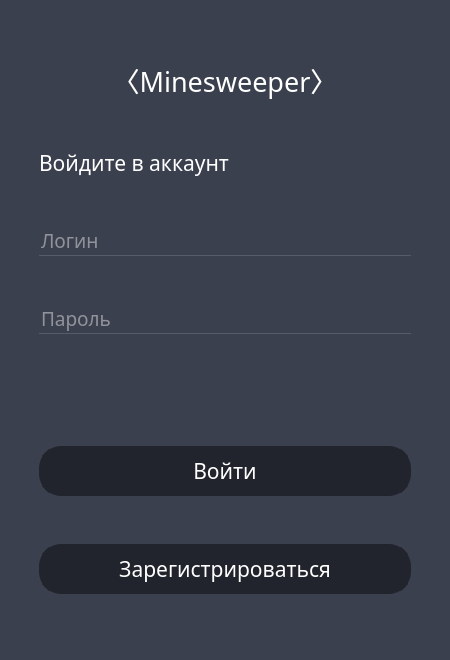
<?xml version="1.0" encoding="UTF-8"?>
<ui version="4.0">
 <class>MainWindow</class>
 <widget class="QMainWindow" name="MainWindow">
  <property name="geometry">
   <rect>
    <x>0</x>
    <y>0</y>
    <width>450</width>
    <height>660</height>
   </rect>
  </property>
  <property name="windowTitle">
   <string>Minesweeper</string>
  </property>
  <property name="styleSheet">
   <string notr="true">background: #3b404e;
font-family: Montserrat;</string>
  </property>
  <widget class="QWidget" name="centralwidget">
   <layout class="QVBoxLayout" name="verticalLayout_2">
    <item>
     <widget class="QWidget" name="widget" native="true">
      <property name="enabled">
       <bool>true</bool>
      </property>
      <property name="font">
       <font>
        <family>Montserrat</family>
       </font>
      </property>
      <property name="focusPolicy">
       <enum>Qt::ClickFocus</enum>
      </property>
      <property name="styleSheet">
       <string notr="true">QLineEdit {
	border: none;
	color: #e5e5e7;
	background: transparent;
	border-bottom: 1px solid #575b67;
}

QLineEdit:focus {
	color: #dcdddf;
	border-bottom: 1px solid#eca61f;
}

QPushButton {
	color: #ffffff;
	background: #21242c;
	border: 10px solid #21242c;
    border-radius: 22px;
}

QPushButton:hover {
	background: #1a1c23;
	border: 10px solid  #1a1c23;
}</string>
      </property>
      <layout class="QVBoxLayout" name="verticalLayout">
       <property name="leftMargin">
        <number>30</number>
       </property>
       <property name="rightMargin">
        <number>30</number>
       </property>
       <item>
        <widget class="QLabel" name="lbl1">
         <property name="sizePolicy">
          <sizepolicy hsizetype="Minimum" vsizetype="Maximum">
           <horstretch>0</horstretch>
           <verstretch>0</verstretch>
          </sizepolicy>
         </property>
         <property name="font">
          <font>
           <family>Montserrat</family>
           <pointsize>20</pointsize>
           <weight>50</weight>
           <italic>false</italic>
           <bold>false</bold>
          </font>
         </property>
         <property name="styleSheet">
          <string notr="true">color: #ffffff;</string>
         </property>
         <property name="text">
          <string>〈Minesweeper〉</string>
         </property>
         <property name="alignment">
          <set>Qt::AlignCenter</set>
         </property>
        </widget>
       </item>
       <item>
        <widget class="QLabel" name="lbl2">
         <property name="sizePolicy">
          <sizepolicy hsizetype="Preferred" vsizetype="Maximum">
           <horstretch>0</horstretch>
           <verstretch>0</verstretch>
          </sizepolicy>
         </property>
         <property name="font">
          <font>
           <family>Montserrat</family>
           <pointsize>16</pointsize>
          </font>
         </property>
         <property name="styleSheet">
          <string notr="true">color: #ffffff</string>
         </property>
         <property name="text">
          <string>Войдите в аккаунт</string>
         </property>
        </widget>
       </item>
       <item>
        <widget class="QLineEdit" name="loginInput">
         <property name="enabled">
          <bool>true</bool>
         </property>
         <property name="font">
          <font>
           <family>Montserrat</family>
           <pointsize>14</pointsize>
          </font>
         </property>
         <property name="focusPolicy">
          <enum>Qt::ClickFocus</enum>
         </property>
         <property name="styleSheet">
          <string notr="true"/>
         </property>
         <property name="text">
          <string/>
         </property>
         <property name="frame">
          <bool>true</bool>
         </property>
         <property name="placeholderText">
          <string>Логин</string>
         </property>
        </widget>
       </item>
       <item>
        <widget class="QLineEdit" name="passwordInput">
         <property name="font">
          <font>
           <family>Montserrat</family>
           <pointsize>14</pointsize>
          </font>
         </property>
         <property name="focusPolicy">
          <enum>Qt::ClickFocus</enum>
         </property>
         <property name="text">
          <string/>
         </property>
         <property name="echoMode">
          <enum>QLineEdit::Password</enum>
         </property>
         <property name="placeholderText">
          <string>Пароль</string>
         </property>
        </widget>
       </item>
       <item>
        <widget class="QLabel" name="status">
         <property name="sizePolicy">
          <sizepolicy hsizetype="Preferred" vsizetype="Maximum">
           <horstretch>0</horstretch>
           <verstretch>0</verstretch>
          </sizepolicy>
         </property>
         <property name="styleSheet">
          <string notr="true">color: #c96174;</string>
         </property>
         <property name="text">
          <string/>
         </property>
         <property name="alignment">
          <set>Qt::AlignCenter</set>
         </property>
        </widget>
       </item>
       <item>
        <widget class="QPushButton" name="loginBtn">
         <property name="font">
          <font>
           <family>Montserrat</family>
           <pointsize>16</pointsize>
          </font>
         </property>
         <property name="text">
          <string>Войти</string>
         </property>
        </widget>
       </item>
       <item>
        <widget class="QPushButton" name="registerBtn">
         <property name="font">
          <font>
           <family>Montserrat</family>
           <pointsize>16</pointsize>
          </font>
         </property>
         <property name="text">
          <string>Зарегистрироваться</string>
         </property>
        </widget>
       </item>
      </layout>
     </widget>
    </item>
   </layout>
  </widget>
 </widget>
 <resources/>
 <connections/>
</ui>
